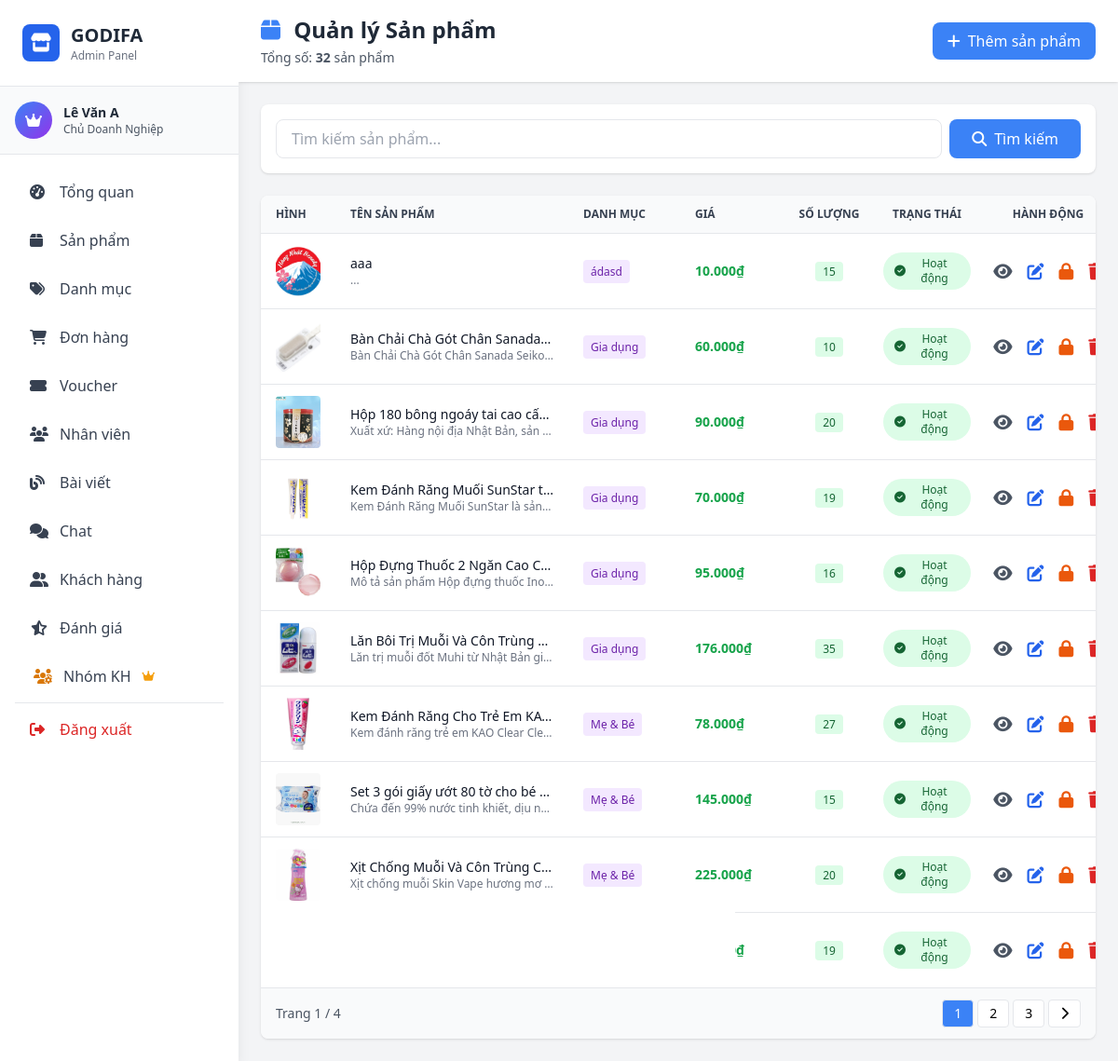
Page /admin/pages/products.php (signed in) on the committed database.
### tables this page shows
CREATE TABLE IF NOT EXISTS `product` (
  `productID` int NOT NULL AUTO_INCREMENT,
  `productName` varchar(150) NOT NULL,
  `SKU_MRK` varchar(30) NOT NULL,
  `stockQuantity` int NOT NULL,
  `price` float NOT NULL,
  `description` varchar(500) NOT NULL,
  `image` varchar(100) NOT NULL,
  `categoryID` int NOT NULL,
  `status` tinyint(1) NOT NULL DEFAULT '1' COMMENT '1=Hoạt động, 0=Đã khóa',
  PRIMARY KEY (`productID`),
  KEY `fk_product_category` (`categoryID`)
);

CREATE TABLE IF NOT EXISTS `category` (
  `categoryID` int NOT NULL AUTO_INCREMENT,
  `categoryName` varchar(150) NOT NULL,
  `status` tinyint(1) NOT NULL DEFAULT '1' COMMENT '1=Active, 0=Inactive',
  PRIMARY KEY (`categoryID`)
);

### model/mProduct.php (called while the page is built, shortened)
<?php
require_once __DIR__ . '/database.php';
class Product {
    private $conn;
    public function __construct() {
        $db = new clsKetNoi();
        $this->conn = $db->moKetNoi();
    }
    public function getAllProducts($limit = null, $offset = 0) {
        $sql = "SELECT p.*, c.categoryName
                FROM product p
                LEFT JOIN category c ON p.categoryID = c.categoryID
                ORDER BY p.productID DESC";
        $result = mysqli_query($this->conn, $sql);
        $products = [];
        while ($row = mysqli_fetch_assoc($result)) {
            $products[] = $row;
        }
        return $products;
    }
    public function countProducts() {
        $sql = "SELECT COUNT(*) as total FROM product";
        $result = mysqli_query($this->conn, $sql);
        $row = mysqli_fetch_assoc($result);
        return $row['total'];
    }
}
?>

### model/database.php (called while the page is built, shortened)
<?php
class Database {
    private static $instance = null;
    private $connection;
    private function __construct() {
        try {
            $this->connection = mysqli_connect(
                self::DB_HOST,
                self::DB_USER,
                self::DB_PASS,
                self::DB_NAME
            );
            mysqli_set_charset($this->connection, self::DB_CHARSET);
        } catch (Exception $e) {
            die("Database Error: " . $e->getMessage());
        }
    }
    public static function getInstance() {
        if (self::$instance === null) {
            self::$instance = new self();
        }
        return self::$instance;
    }
    public function getConnection() {
        return $this->connection;
    }
}
class clsKetNoi {
    public function moKetNoi() {
        return Database::getInstance()->getConnection();
    }
}
?>

### model/mCategory.php (called while the page is built, shortened)
<?php
require_once __DIR__ . '/database.php';
class Category {
    public function __construct() {
        $db = new clsKetNoi();
    }
}
?>

### controller/admin/cProduct.php (called while the page is built, shortened)
<?php
require_once __DIR__ . '/../../model/mProduct.php';
require_once __DIR__ . '/../../model/mCategory.php';
class cProduct {
    private $productModel;
    public function __construct() {
        $this->productModel = new Product();
    }
    public function getAllProducts() {
        return $this->productModel->getAllProducts();
    }
    public function countProducts() {
        return $this->productModel->countProducts();
    }
}
?>

### admin/middleware/auth.php (called while the page is built, shortened)
<?php
function hasPermission($permission) {
    global $rolePermissions;
    $userRole = $_SESSION['role_id'] ?? 0;
    if ($userRole == ROLE_OWNER) {
        return true;
    }
    return in_array($permission, $rolePermissions[$userRole]);
}
?>

### admin/pages/products.php (the view, shortened to what this page needs)
<?php
require_once __DIR__ . '/../middleware/auth.php';
require_once __DIR__ . '/../../controller/admin/cProduct.php';
$productController = new cProduct();
$page = isset($_GET['p']) ? intval($_GET['p']) : 1;
$limit = 10;
$offset = ($page - 1) * $limit;
$search = isset($_GET['search']) ? trim($_GET['search']) : '';
if ($search) {
    $products = $productController->searchProducts($search);
    $totalRows = count($products);
    $products = array_slice($products, $offset, $limit);
} else {
    $products = $productController->getAllProducts();
    $totalRows = $productController->countProducts();
    $products = array_slice($products, $offset, $limit);
}
$totalPages = ceil($totalRows / $limit);
include __DIR__ . '/../includes/header.php';
?>
<div class="flex h-screen bg-gray-100">
    <?php include __DIR__ . '/../includes/sidebar.php'; ?>
    <div class="flex-1 overflow-y-auto ml-64">
        <div class="bg-white shadow sticky top-0 z-10">
            <div class="px-4 md:px-6 py-4 flex flex-wrap justify-between items-center gap-4">
                <div>
                    <h1 class="text-xl md:text-2xl font-bold text-gray-800">
                        <i class="fas fa-box text-blue-500 mr-2"></i>
                        Quản lý Sản phẩm
                    </h1>
                    <p class="text-sm text-gray-600 mt-1">
                        Tổng số: <strong><?php echo $totalRows; ?></strong> sản phẩm
                    </p>
                </div>
                <?php if (hasPermission('manage_products')): ?>
                <button onclick="openAddModal()" class="bg-blue-500 hover:bg-blue-600 text-white px-4 py-2 rounded-lg inline-flex items-center text-sm md:text-base">
                    <i class="fas fa-plus mr-2"></i>Thêm sản phẩm
                </button>
                <?php endif; ?>
            </div>
        </div>
        <div class="p-4 md:p-6">
            <div class="bg-white rounded-lg shadow p-4 mb-6">
                <form method="GET" class="flex flex-wrap gap-2">
                    <input type="text" name="search" value="<?php echo htmlspecialchars($search); ?>"
                           placeholder="Tìm kiếm sản phẩm..."
                           class="flex-1 min-w-[200px] px-4 py-2 border rounded-lg focus:ring-2 focus:ring-blue-500">
                    <button type="submit" class="bg-blue-500 hover:bg-blue-600 text-white px-6 py-2 rounded-lg">
                        <i class="fas fa-search mr-2"></i>Tìm kiếm
                    </button>
                </form>
            </div>
            <div class="bg-white rounded-lg shadow overflow-hidden">
                <div class="overflow-x-auto">
                    <table class="w-full">
                        <thead class="bg-gray-50 border-b">
                            <tr>
                                <th class="px-4 py-3 text-left text-xs font-semibold text-gray-700 uppercase" style="width: 80px;">Hình</th>
                                <th class="px-4 py-3 text-left text-xs font-semibold text-gray-700 uppercase" style="width: 250px;">Tên sản phẩm</th>
                                <th class="px-4 py-3 text-left text-xs font-semibold text-gray-700 uppercase" style="width: 120px;">Danh mục</th>
                                <th class="px-4 py-3 text-left text-xs font-semibold text-gray-700 uppercase" style="width: 110px;">Giá</th>
                                <th class="px-2 py-3 text-center text-xs font-semibold text-gray-700 uppercase" style="width: 100px;">Số lượng</th>
                                <th class="px-2 py-3 text-center text-xs font-semibold text-gray-700 uppercase" style="width: 110px;">Trạng thái</th>
                                <th class="px-2 py-3 text-center text-xs font-semibold text-gray-700 uppercase" style="width: 150px;">Hành động</th>
                            </tr>
                        </thead>
                        <tbody class="divide-y divide-gray-200">
                            <?php if (empty($products)): ?>
                            <tr>
                                <td colspan="7" class="px-4 py-8 text-center text-gray-500">
                                    <i class="fas fa-inbox text-4xl mb-2"></i>
                                    <p>Không có sản phẩm nào</p>
                                </td>
                            </tr>
                            <?php else: ?>
                                <?php foreach ($products as $product): ?>
                                <tr class="hover:bg-gray-50">
                                    <td class="px-4 py-3">
                                        <?php if ($product['image']): ?>
                                        <img src="/GODIFA/image/<?php echo htmlspecialchars($product['image']); ?>"
                                             alt="<?php echo htmlspecialchars($product['productName']); ?>"
                                             class="w-14 h-14 object-cover rounded">
                                        <?php else: ?>
                                        <div class="w-14 h-14 bg-gray-200 rounded flex items-center justify-center">
                                            <i class="fas fa-image text-gray-400"></i>
                                        </div>
                                        <?php endif; ?>
                                    </td>
                                    <td class="px-4 py-3 text-sm">
                                        <div onclick='openViewModal(<?php echo json_encode($product, JSON_HEX_APOS); ?>)' class="font-medium text-gray-900 truncate cursor-pointer hover:text-blue-600" style="max-width: 250px;" title="Xem chi tiết: <?php echo htmlspecialchars($product['productName']); ?>">
                                            <?php echo htmlspecialchars($product['productName']); ?>
                                        </div>
                                        <div class="text-xs text-gray-500 truncate" style="max-width: 250px;">
                                            <?php echo htmlspecialchars(mb_substr($product['description'], 0, 40)); ?>...
                                        </div>
                                    </td>
                                    <td class="px-4 py-3 text-sm">
                                        <span class="px-2 py-1 bg-purple-100 text-purple-800 rounded text-xs">
                                            <?php echo htmlspecialchars($product['categoryName'] ?? 'N/A'); ?>
                                        </span>
                                    </td>
                                    <td class="px-4 py-3 text-sm">
                                        <?php if (!empty($product['promotional_price']) && $product['promotional_price'] > 0): ?>
                                            <div class="flex flex-col">
                                                <span class="text-gray-400 line-through text-xs"><?php echo number_format($product['price'], 0, ',', '.'); ?>₫</span>
                                                <span class="font-semibold text-red-600"><?php echo number_format($product['promotional_price'], 0, ',', '.'); ?>₫</span>
                                            </div>
                                        <?php else: ?>
                                            <span class="font-semibold text-green-600"><?php echo number_format($product['price'], 0, ',', '.'); ?>₫</span>
                                        <?php endif; ?>
                                    </td>
                                    <td class="px-2 py-3 text-center text-sm">
                                        <span class="px-2 py-0.5 <?php echo $product['stockQuantity'] > 0 ? 'bg-green-100 text-green-800' : 'bg-red-100 text-red-800'; ?> rounded text-xs font-medium">
                                            <?php echo $product['stockQuantity']; ?>
                                        </span>
                                    </td>
                                    <td class="px-2 py-3 text-center text-sm">
                                        <span class="px-3 py-1 <?php echo $product['status'] == 1 ? 'bg-green-100 text-green-800' : 'bg-red-100 text-red-800'; ?> rounded-full text-xs font-medium inline-flex items-center">
                                            <i class="fas fa-<?php echo $product['status'] == 1 ? 'check-circle' : 'times-circle'; ?> mr-1"></i>
                                            <?php echo $product['status'] == 1 ? 'Hoạt động' : 'Đã khóa'; ?>
                                        </span>
                                    </td>
                                    <td class="px-2 py-3 text-center">
                                        <div class="flex justify-center items-center space-x-2">
                                            <button onclick='openViewModal(<?php echo json_encode($product, JSON_HEX_APOS); ?>)'
                                                    class="text-gray-600 hover:text-blue-600" title="Xem chi tiết">
                                                <i class="fas fa-eye text-lg"></i>
                                            </button>
                                            <?php if (hasPermission('manage_products')): ?>
                                            <button onclick='openEditModal(<?php echo json_encode($product, JSON_HEX_APOS); ?>)'
                                                    class="text-blue-600 hover:text-blue-800" title="Sửa">
                                                <i class="fas fa-edit text-lg"></i>
                                            </button>
                                            <?php if ($product['status'] == 1): ?>
                                            <button onclick="toggleStatus(<?php echo $product['productID']; ?>)"
                                                    class="text-orange-600 hover:text-orange-800" title="Khóa sản phẩm">
                                                <i class="fas fa-lock text-lg"></i>
                                            </button>
                                            <?php endif; ?>
                                            <?php if (hasPermission('delete_product')): ?>
                                            <button onclick="deleteProduct(<?php echo $product['productID']; ?>)"
                                                    class="text-red-600 hover:text-red-800" title="Xóa">
                                                <i class="fas fa-trash text-lg"></i>
                                            </button>
                                            <?php endif; ?>
                                            <?php else: ?>
                                            <span class="text-gray-400 text-sm">Không có quyền</span>
                                            <?php endif; ?>
                                        </div>
                                    </td>
                                </tr>
                                <?php endforeach; ?>
                            <?php endif; ?>
                        </tbody>
                    </table>
                </div>
                <?php if ($totalPages > 1): ?>
                <div class="px-4 py-3 bg-gray-50 border-t flex flex-wrap justify-between items-center gap-2">
                    <div class="text-sm text-gray-600">
                        Trang <?php echo $page; ?> / <?php echo $totalPages; ?>
                    </div>
                    <div class="flex gap-1">
                        <?php for ($i = max(1, $page-2); $i <= min($totalPages, $page+2); $i++): ?>
                        <a href="?page=products&p=<?php echo $i; ?><?php echo $search ? '&search='.urlencode($search) : ''; ?>"
                           class="px-3 py-1 <?php echo $i == $page ? 'bg-blue-500 text-white' : 'bg-white hover:bg-gray-100'; ?> border rounded text-sm">
                            <?php echo $i; ?>
                        </a>
                        <?php endfor; ?>
                        <?php if ($page < $totalPages): ?>
                        <a href="?page=products&p=<?php echo $page+1; ?><?php echo $search ? '&search='.urlencode($search) : ''; ?>"
                           class="px-3 py-1 bg-white border rounded hover:bg-gray-100 text-sm">
                            <i class="fas fa-chevron-right"></i>
                        </a>
                        <?php endif; ?>
                    </div>
                </div>
                <?php endif; ?>
            </div>
        </div>
    </div>
</div>
<?php include __DIR__ . '/../includes/footer.php'; ?>

### rows in the picture
product: image (picture), productName "aaa", categoryID.categoryName "ádasd", price "10.000", stockQuantity "15", status 1 (drawn)
product: image (picture), productName "Bàn Chải Chà Gót Chân Sanada…", description "Bàn Chải Chà Gót Chân Sanada Seiko…", categoryID.categoryName "Gia dụng", price "60.000", stockQuantity "10", status 1 (drawn)
product: image (picture), productName "Hộp 180 bông ngoáy tai cao cấ…", description "Xuất xứ: Hàng nội địa Nhật Bản, sản…", categoryID.categoryName "Gia dụng", price "90.000", stockQuantity "20", status 1 (drawn)
product: image (picture), productName "Kem Đánh Răng Muối SunStar t…", description "Kem Đánh Răng Muối SunStar là sản…", categoryID.categoryName "Gia dụng", price "70.000", stockQuantity "19", status 1 (drawn)
product: image (picture), productName "Hộp Đựng Thuốc 2 Ngăn Cao C…", description "Mô tả sản phẩm Hộp đựng thuốc Ino…", categoryID.categoryName "Gia dụng", price "95.000", stockQuantity "16", status 1 (drawn)
product: image (picture), productName "Lăn Bôi Trị Muỗi Và Côn Trùng…", description "Lăn trị muỗi đốt Muhi từ Nhật Bản gi…", categoryID.categoryName "Gia dụng", price "176.000", stockQuantity "35", status 1 (drawn)
product: image (picture), productName "Kem Đánh Răng Cho Trẻ Em KA…", description "Kem đánh răng trẻ em KAO Clear Cle…", categoryID.categoryName "Mẹ & Bé", price "78.000", stockQuantity "27", status 1 (drawn)
product: image (picture), productName "Set 3 gói giấy ướt 80 tờ cho bé…", description "Chứa đến 99% nước tinh khiết, dịu n…", categoryID.categoryName "Mẹ & Bé", price "145.000", stockQuantity "15", status 1 (drawn)
product: image (picture), productName "Xịt Chống Muỗi Và Côn Trùng C…", description "Xịt chống muỗi Skin Vape hương mơ…", categoryID.categoryName "Mẹ & Bé", price "225.000", stockQuantity "20", status 1 (drawn)
product: image (picture), price "55.000", stockQuantity "19", status 1 (drawn)

### other values in the picture
$_SESSION['user_name'] "Lê Văn A"
getRoleName($_SESSION['role_id']) "Chủ Doanh Nghiệp"
$totalRows "32"
$page "1"
$totalPages "4"
